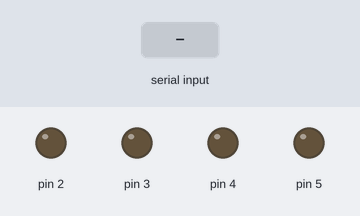
Simulated run of this sketch. Board: Arduino Uno, built with avr-gcc and run on an emulated ATmega328P. On the bench: output pins drawn as LEDs (lit = HIGH). The test bench sets the inputs (shaded band).

Above: at 1.2 s.
1.3 s: "200\n" received over Serial
At 2.4 s:
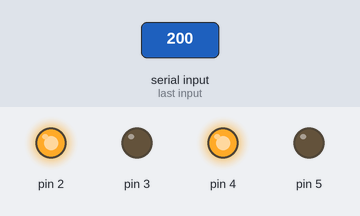
2.8 s: "90,45\n" received over Serial
At 3.8 s:
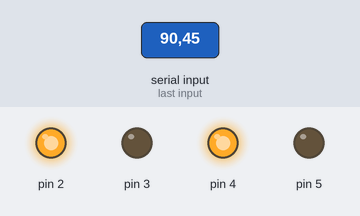
4.4 s: "30,150\n" received over Serial
At 5.7 s:
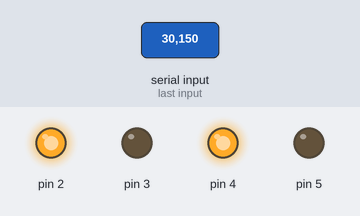
6.0 s: "5\n" received over Serial
At 6.9 s:
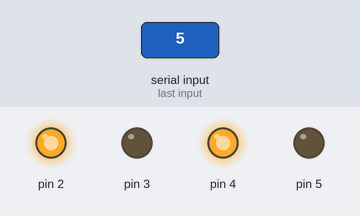
Timing chart, 0 to 8.5 s (numbered marks = the images above; inputs shaded):
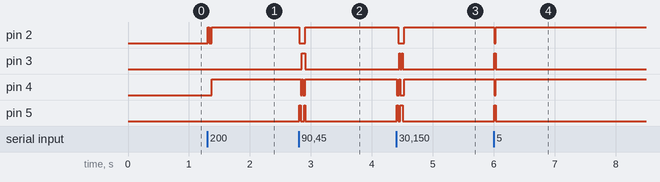

The sketch:

___.ino
```cpp
void setup()
{
  pinMode(5, OUTPUT);
  pinMode(2, OUTPUT);
  pinMode(3, OUTPUT);
  pinMode(4, OUTPUT);
  Serial.begin(9600);
}

byte income=0;
void loop()
{
  if(Serial.available()>0)
  {
    income=Serial.read();
    income=income-'0';
    digitalWrite(0,LOW);
    delay(10);
    if(income&0x1)
    {
      digitalWrite(5,HIGH);
    }
    else
    {
      digitalWrite(5,LOW);
    }
    if(income>>1&0x1)
    {
      digitalWrite(2,HIGH);
    }
    else
    {
      digitalWrite(2,LOW);
    }
    if(income>>2&0x1)
    {
      digitalWrite(3,HIGH);
    }
    else
    {
      digitalWrite(3,LOW);
    }
     if(income>>3&0x1)
    {
      digitalWrite(4,HIGH);
    }
    else
    {
      digitalWrite(4,LOW);
    }
    delay(10);

  }
}
```

Measured:
- after the input at 1.3 s, pin 2: LOW → HIGH at once, → LOW 0.02 s later, → HIGH 0.04 s later; pin 4: LOW → HIGH after 0.07 s
- after the input at 2.8 s, pin 2: HIGH → LOW at once, → HIGH 0.10 s later; pin 3: LOW → HIGH after 0.05 s, → LOW 0.06 s later; pin 4: alternates HIGH for 0.02 s and LOW for 0.03 s, 4 changes in all, then stays HIGH, starting at once; pin 5: alternates HIGH for 0.02 s and LOW for 0.06 s, 4 changes in all, then stays LOW, starting at once
- after the input at 4.4 s, pin 2: HIGH → LOW at once, → HIGH 0.10 s later; pin 3: alternates HIGH for 0.02 s and LOW for 0.02 s, 4 changes in all, then stays LOW, starting after 0.05 s
- after the input at 6.0 s, pin 2, pin 4: HIGH → LOW at once, → HIGH 0.02 s later; pin 3, pin 5: LOW → HIGH at once, → LOW 0.02 s later
